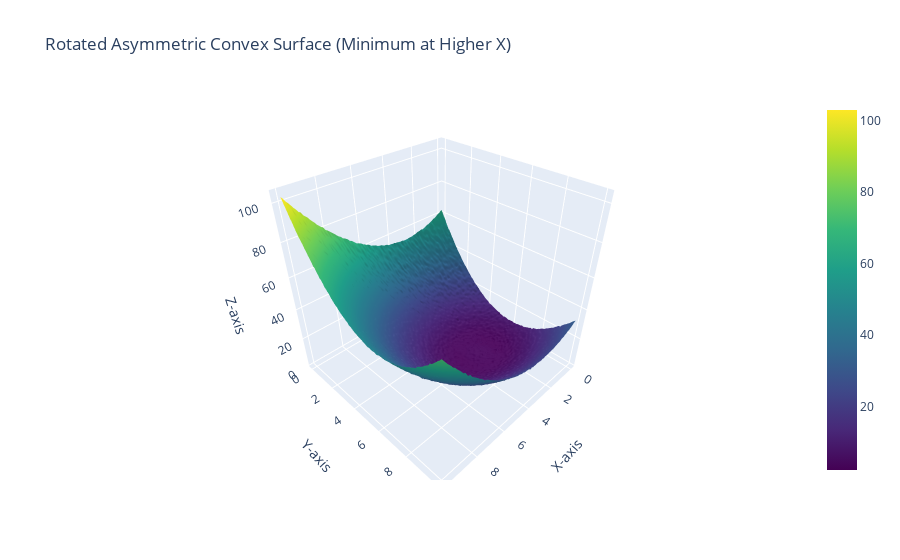

The code cell stored with this chart in its notebook:
### Code cell
import numpy as np
import plotly.graph_objects as go

# Define the function to create an asymmetric convex shape with a sharp bottom edge
def f_convex(x, y):
    """Creates an asymmetric convex shape with a clear minimum and sharp bottom edge, rotated along a vertical axis."""
    # Rotate the minimum to a higher x value (shifted to x=7 instead of x=3)
    x_rotated = 10 - x  # Rotation along a vertical axis

    # Asymmetric quadratic function: different curvature in x and y
    z = (x_rotated - 7)**2 + 1.5 * (y - 6)**2  # Minimum now at (x=7, y=6)

    # Add a sharper edge at the bottom to prevent flattening
    z += np.exp(-0.8 * ((x_rotated - 7)**2 + (y - 6)**2)) * 4  # Sharper edge at the minimum

    # Add mild noise to simulate real-world data smoothness
    noise = np.random.normal(0, 0.2)  # Small noise for smooth convexity
    return z + noise

# Generate grid data to create a rotated surface
x_values = np.linspace(0, 10, 100)
y_values = np.linspace(0, 10, 100)
X, Y = np.meshgrid(x_values, y_values)
Z = np.array([[f_convex(x, y) for x, y in zip(row_x, row_y)] for row_x, row_y in zip(X, Y)])

# Create an interactive 3D surface plot
fig = go.Figure(data=[go.Surface(x=X, y=Y, z=Z, colorscale='Viridis')])

# Add axis labels and title
fig.update_layout(
    title="Rotated Asymmetric Convex Surface (Minimum at Higher X)",
    scene=dict(
        xaxis_title="X-axis",
        yaxis_title="Y-axis",
        zaxis_title="Z-axis"
    )
)

# Show interactive plot
fig.show()

### Figure 1 — Plotly figure (JSON) as saved in the notebook; plotly's stock layout.template omitted (floating-point values rounded to 4 significant figures; data arrays with more than 128 entries replaced by an {"elided": "..."} marker saying what was removed)
{"data": [{"colorscale": [[0, "#440154"], [0.1111, "#482878"], [0.2222, "#3e4989"], [0.3333, "#31688e"], [0.4444, "#26828e"], [0.5556, "#1f9e89"], [0.6667, "#35b779"], [0.7778, "#6ece58"], [0.8889, "#b5de2b"], [1, "#fde725"]], "type": "surface", "x": {"elided": "100x100 float values"}, "y": {"elided": "100x100 float values"}, "z": {"elided": "100x100 float values"}}], "layout": {"scene": {"xaxis": {"title": {"text": "X-axis"}}, "yaxis": {"title": {"text": "Y-axis"}}, "zaxis": {"title": {"text": "Z-axis"}}}, "title": {"text": "Rotated Asymmetric Convex Surface (Minimum at Higher X)"}}}
